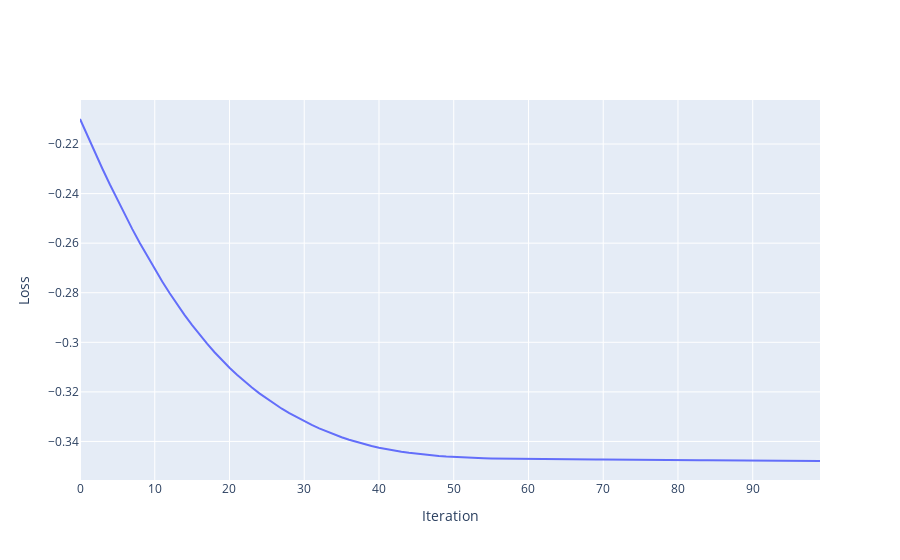

The cell this chart's notebook holds for it:
### Code cell
# Plot the loss after each iteration
fig = go.Figure(data=go.Scatter(y=losses, mode='lines'))
fig.update_xaxes(title='Iteration')
fig.update_yaxes(title='Loss')

fig.show()

print('Updated model parameters: \n')
model.print_parameters()
